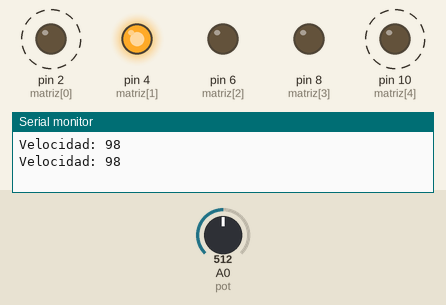
This sketch was run on a simulated Arduino Uno, built with avr-gcc and run on an emulated ATmega328P. Shown: output pins drawn as LEDs (lit = HIGH), the last lines printed to the serial monitor. Dashed ring = blinking. Inputs (shaded band) come from the test bench; at power-on: A0 (pot) = 512.

Above: at 1.07 s.
1.8 s: A0 (pot) set to 0
At 2.4 s:
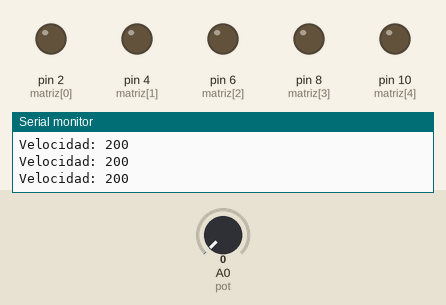
3.4 s: A0 (pot) set to 3
7.3 s: A0 (pot) set to 6
10.8 s: A0 (pot) set to 122
At 11.01 s:
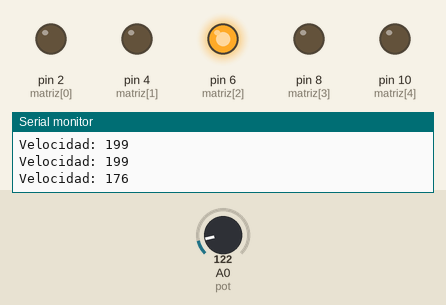
14.3 s: A0 (pot) set to 306
At 14.8 s:
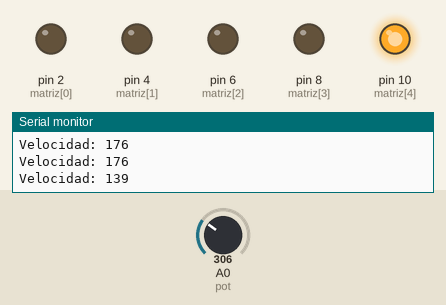
Timing chart, 0 to 18.8 s (numbered marks = the images above; inputs shaded):
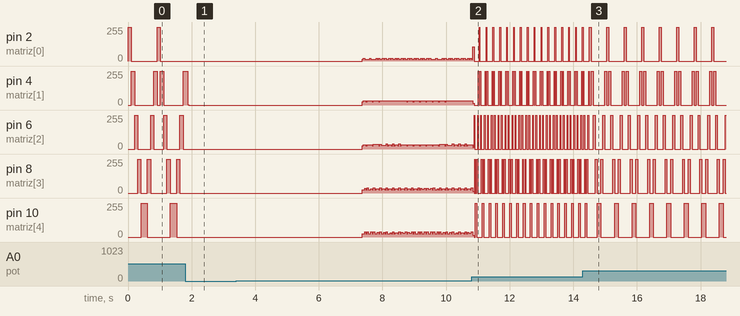

Measured:
- after the input at 1.8 s, pin 2 (matriz[0]), pin 6 (matriz[2]), pin 8 (matriz[3]), pin 10 (matriz[4]): stops changing and stays 0/255
- by itself, pin 2 (matriz[0]): alternates 255/255 for 0.10 s and 0/255 for 0.82 s
- by itself, pin 10 (matriz[4]): alternates 255/255 for 0.20 s and 0/255 for 0.71 s

The sketch:

array_simple_leds.ino
```cpp
int matriz[]={2,4,6,8,10};
int timmer =100;
int pot=0;

void setup() {
  for (int i=0;i<5;i++){
      pinMode(matriz[i], OUTPUT);
    }
    Serial.begin(9600);
}

void loop() {
 timmer=analogRead(pot)/5;
 Serial.print("Velocidad: ");
 Serial.println(200-timmer);

 for (int i=0;i<5;i++){
      digitalWrite(matriz[i], HIGH);
      delay(timmer);
      digitalWrite(matriz[i], LOW);
    }
 for (int i=4;i>0;i--){
      digitalWrite(matriz[i], HIGH);
      delay(timmer);
      digitalWrite(matriz[i], LOW);
    }
}
```
